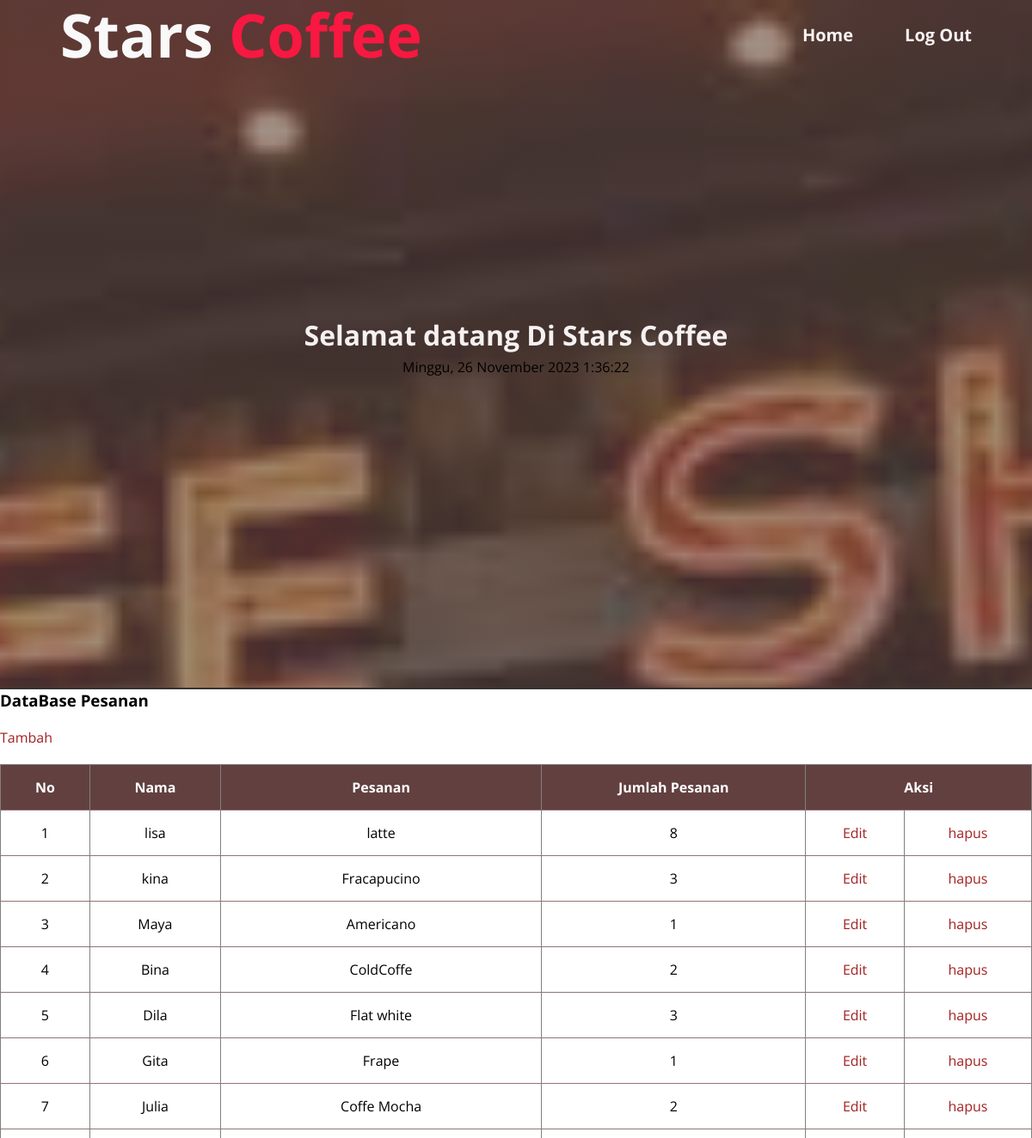
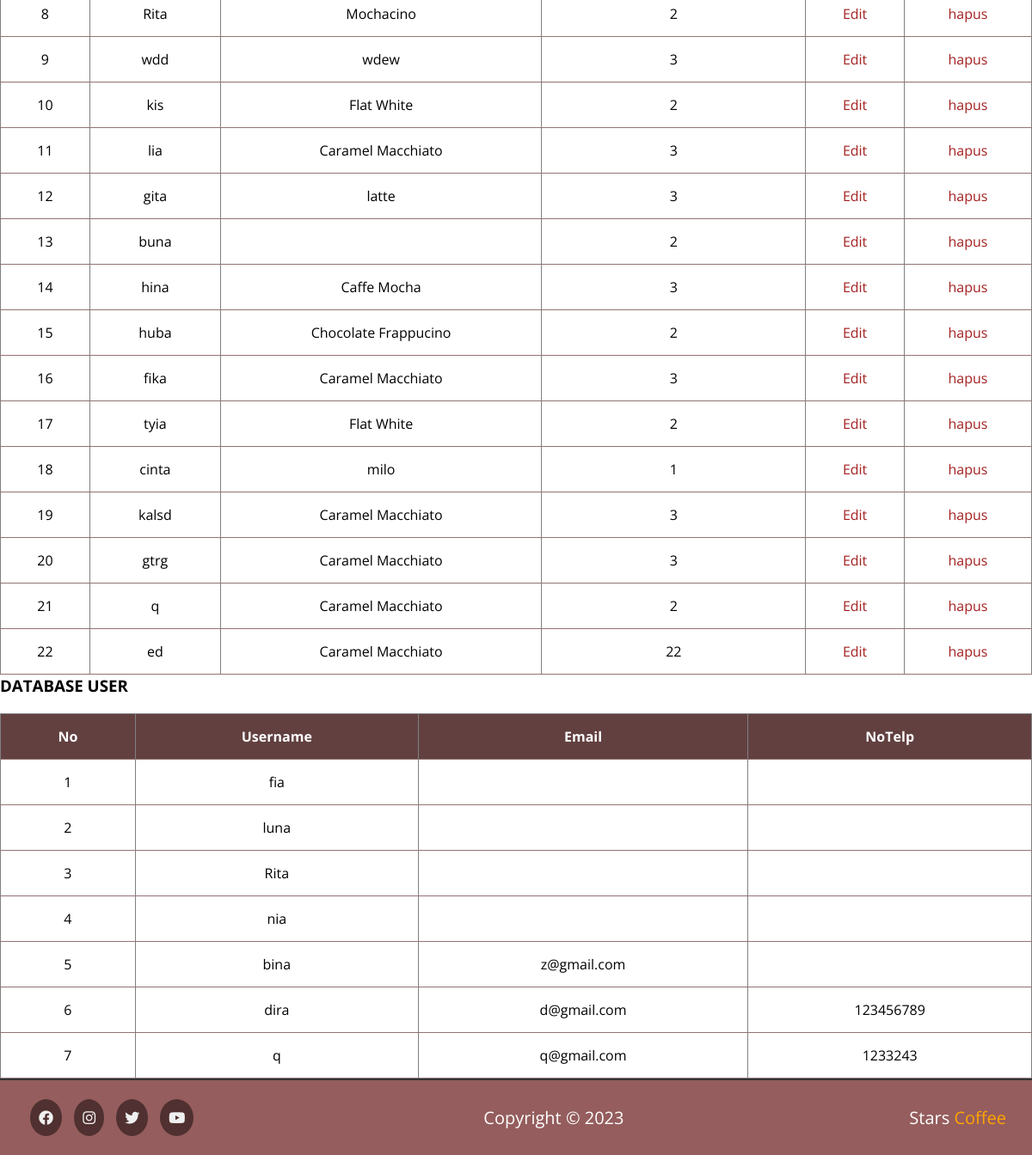
The app's page /admin.php with its own data (2 pictures, top to bottom).
### tables this page shows
CREATE TABLE `pesan` (
  `Id` int(11) NOT NULL,
  `Nama` varchar(255) NOT NULL,
  `Pesanan` varchar(255) NOT NULL,
  `Jumlah_Pesanan` int(11) NOT NULL
);

CREATE TABLE `user` (
  `id` int(100) NOT NULL,
  `username` varchar(255) NOT NULL,
  `email` varchar(255) NOT NULL,
  `nohp` varchar(255) NOT NULL,
  `password` varchar(255) NOT NULL
);

### admin.php (the view, shortened to what this page needs)
<?php
require "koneksi.php";
$result = mysqli_query($conn, "select * from pesan");
$pesan = [];
while ($row = mysqli_fetch_assoc($result)) {
    $pesan[] = $row;
}
$result = mysqli_query($conn, "select * from user");
$user = [];
while ($row = mysqli_fetch_assoc($result)) {
    $user[] = $row;
}
?>
<!DOCTYPE html>
<html lang="en" class="dark-mode">
  <head>
    <link rel="stylesheet" href="admin.css" />
    <link
      rel="stylesheet"
      href="https://cdnjs.cloudflare.com/ajax/libs/font-awesome/6.2.1/css/all.min.css"
    />
    <link
      rel="stylesheet"
      href="https://cdnjs.cloudflare.com/ajax/libs/font-awesome/6.1.2/css/all.min.css"
    />
  </head>
  <body>
    <header>
      <div class="logo">
        <a href="#"
          ><b>Stars <span>Coffee</span></b></a
        >
      </div>
      <nav>
        <ul>
          <li>
            <a href="#"><b>Home</b></a>
          </li>
          <li>
            <a href="logout.php"><b>Log Out</b></a>
          </li>
        </ul>
      </nav>
    </header>
    <div id="content" class="content">
      <h2>Selamat datang Di Stars Coffee</h2>
      <div id="current-time"></div>
    </div>
    <div class="contact" id="contact">
      </div>
        <h3>DataBase Pesanan</h3>
        <td><a href="tambah.php">Tambah</a></td>
    <table border="1">
        <tr>
            <th>No</th>
            <th>Nama</th>
            <th>Pesanan</th>
            <th>Jumlah Pesanan</th>
            <th colspan="2">Aksi</th>
        </tr>
        <?php $i = 1;
        foreach ($pesan as $psn) : ?>
            <tr>
                <td> <?= $i; ?> </td>
                <td> <?= $psn["Nama"] ?> </td>
                <td> <?= $psn["Pesanan"] ?> </td>
                <td> <?= $psn["Jumlah_Pesanan"] ?> </td>
                <td><a href="edit.php?Id=<?=$psn["Id"];?>">Edit</a></td>
                <td><a href="hapus.php?Id=<?=$psn["Id"];?>">hapus</a>
                </td>
            </tr>
        <?php $i++;
        endforeach; ?>
    </table>
        <h3>DATABASE USER</h3>
    <table border="1">
    <tr>
            <th>No</th>
            <th>Username</th>
            <th>Email</th>
            <th>NoTelp</th>
        </tr>
        <?php $i = 1;
        foreach ($user as $usr) : ?>
            <tr>
                <td> <?= $i; ?> </td>
                <td> <?= $usr["username"] ?> </td>
                <td> <?= $usr["email"] ?> </td>
                <td> <?= $usr["nohp"] ?> </td>
            </tr>
        <?php $i++;
        endforeach; ?>
    </table>
    <div class="footer">
      <div class="footer-box">
        <div class="social-media">
          <a href="#"><i class="fa-brands fa-facebook"></i></a>
          <a href="#"><i class="fa-brands fa-instagram"></i></a>
          <a href="#"><i class="fa-brands fa-twitter"></i></a>
          <a href="#"><i class="fa-brands fa-youtube"></i></a>
        </div>
        <div class="copyright">
          <label>Copyright &copy; 2023</label>
        </div>
        <div class="brand">
          <label>Stars <span>Coffee</span></label>
        </div>
      </div>
    </div>
  </body>
</html>

### admin.css (style rules this page uses)
* { margin: 0; padding: 0; box-sizing: border-box; text-decoration: none; list-style: none; }
html { font-family: "Open Sans", sans-serif; scroll-behavior: smooth; }
header { display: flex; align-items: center; justify-content: space-between; padding: 40px; width: 100%; height: 70px; position: absolute; z-index: 1; }
header .logo a { font-size: 70px; color: rgb(249, 249, 249); padding: 15px 30px; }
header .logo a span { color: rgb(248, 24, 65); }
header nav ul { display: flex; }
header nav ul li a { margin: 5px 20px; font-size: 20px; color: rgb(251, 244, 244); padding: 10px 10px; }
.content { display: flex; flex-direction: column; align-items: center; justify-content: center; text-align: center; position: relative; min-height: 100vh; width: 100%; background-image: linear-gradient( to bottom right, rgba(96, 76, 76, 0.6), rgba(96, 76, 76, 0.6) ), url("img/bg-image1.jpg"); background-position: center bottom; background-repeat: no-repeat; background-size: cover; background-attachment: fixed; }
.content h2 { font-size: 32px; padding: 5px; color: rgb(246, 241, 241); }
table { width: 100%; border-collapse: collapse; margin-top: 20px; }
th, td { padding: 15px; text-align: center; border-bottom: 1px solid #927373; }
th { background-color: #624040; color: #ffffff; }
h3 { color: #000000; margin-bottom: 20px; }
a { text-decoration: none; color: #a32121; transition: color 0.3s ease; }
label, input, button { margin-bottom: 10px; width: 100%; }
.contact { display: flex; flex-wrap: wrap; width: 100%; border-top: 2px solid #333333; }
.footer { background-color: #955d5d; border-top: 2px solid #333333; }
.footer .footer-box { padding: 30px; display: flex; align-items: center; justify-content: space-between; }
.footer .footer-box .social-media a { color: rgb(240, 240, 240); background-color: #503030; border-radius: 50%; font-size: 17px; padding: 10px; margin: 5px; }
.footer .footer-box .copyright { color: white; font-size: 20px; }
.footer .footer-box .brand { color: white; font-size: 20px; }
.footer .footer-box .brand span { color: orange; }

### records on screen
pesan: Nama "lisa", Pesanan "latte", Jumlah_Pesanan "8"
pesan: Nama "kina", Pesanan "Fracapucino", Jumlah_Pesanan "3"
pesan: Nama "Maya", Pesanan "Americano", Jumlah_Pesanan "1"
pesan: Nama "Bina", Pesanan "ColdCoffe", Jumlah_Pesanan "2"
pesan: Nama "Dila", Pesanan "Flat white", Jumlah_Pesanan "3"
pesan: Nama "Gita", Pesanan "Frape", Jumlah_Pesanan "1"
pesan: Nama "Julia", Pesanan "Coffe Mocha", Jumlah_Pesanan "2"
pesan: Nama "Rita", Pesanan "Mochacino", Jumlah_Pesanan "2"
pesan: Nama "wdd", Pesanan "wdew", Jumlah_Pesanan "3"
pesan: Nama "kis", Pesanan "Flat White", Jumlah_Pesanan "2"
pesan: Nama "lia", Pesanan "Caramel Macchiato", Jumlah_Pesanan "3"
pesan: Nama "gita", Pesanan "latte", Jumlah_Pesanan "3"
pesan: Nama "buna", Jumlah_Pesanan "2"
pesan: Nama "hina", Pesanan "Caffe Mocha", Jumlah_Pesanan "3"
pesan: Nama "huba", Pesanan "Chocolate Frappucino", Jumlah_Pesanan "2"
pesan: Nama "fika", Pesanan "Caramel Macchiato", Jumlah_Pesanan "3"
pesan: Nama "tyia", Pesanan "Flat White", Jumlah_Pesanan "2"
pesan: Nama "cinta", Pesanan "milo", Jumlah_Pesanan "1"
pesan: Nama "kalsd", Pesanan "Caramel Macchiato", Jumlah_Pesanan "3"
pesan: Nama "gtrg", Pesanan "Caramel Macchiato", Jumlah_Pesanan "3"
pesan: Nama "q", Pesanan "Caramel Macchiato", Jumlah_Pesanan "2"
pesan: Nama "ed", Pesanan "Caramel Macchiato", Jumlah_Pesanan "22"
user: username "fia"
user: username "luna"
user: username "Rita"
user: username "nia"
user: username "bina", email "z@gmail.com"
user: username "dira", email "d@gmail.com", nohp "123456789"
user: username "q", email "q@gmail.com", nohp "1233243"
